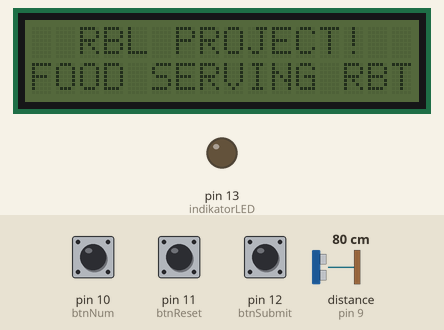
This sketch was run on a simulated Arduino Uno, built with avr-gcc and run on an emulated ATmega328P. Parts: 16×2 character LCD, output pins drawn as LEDs (lit = HIGH). Dashed ring = blinking. The test bench sets the inputs (shaded band); at power-on: distance to the obstacle (sensor on pin 9) 80 cm, pin 12 (btnSubmit) HIGH, pin 11 (btnReset) HIGH, pin 10 (btnNum) HIGH. What the sketch prints to the serial monitor is not drawn.

Above: at 3.8 s.
3.9 s: distance to the obstacle (sensor on pin 9) set to 2 cm
At 4.53 s:
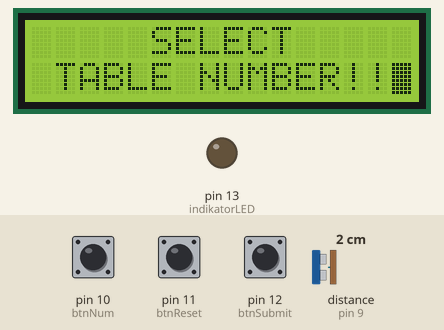
6.2 s: pin 12 (btnSubmit) pulled LOW for 1.25 s
At 6.37 s:
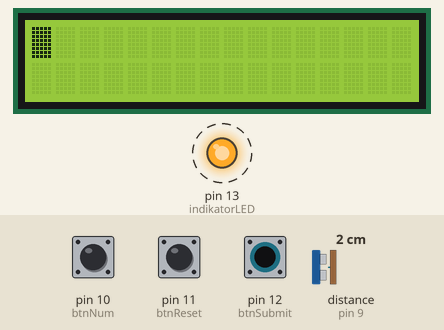
8.9 s: pin 11 (btnReset) pulled LOW for 1.25 s
At 9.4 s:
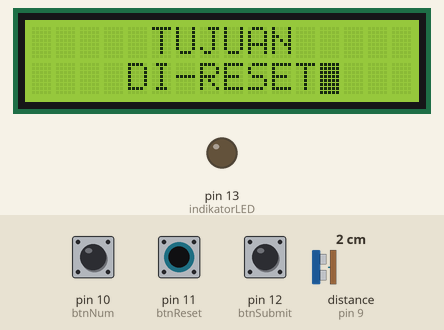
14.3 s: distance to the obstacle (sensor on pin 9) set to 250 cm
At 15.1 s:
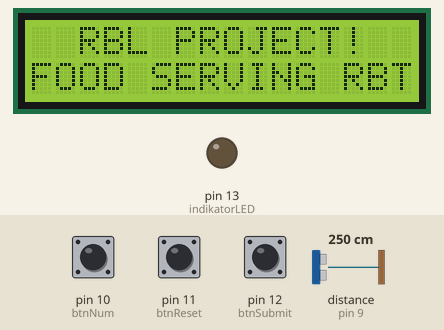
18.4 s: pin 10 (btnNum) pulled LOW for 1.25 s
At 19.95 s:
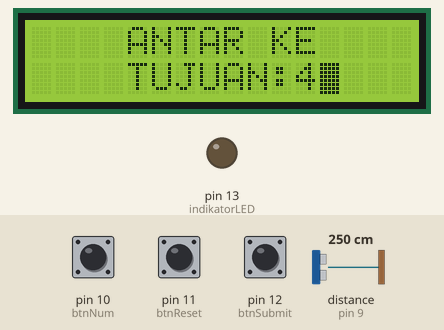
21.2 s: distance to the obstacle (sensor on pin 9) set to 9 cm
Timing chart, 0 to 24.2 s (numbered marks = the images above; inputs shaded):
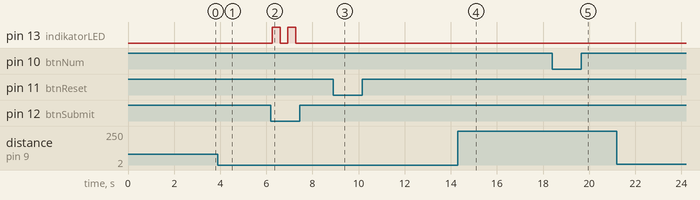

Measured:
- after the input at 3.9 s, the display: first differs from a run without the input after 0.45 s (image 1)
- after the input at 6.2 s, pin 13 (indikatorLED): alternates HIGH for 0.34 s and LOW for 0.33 s, 4 changes in all, then stays LOW, starting after 0.06 s
- after the input at 8.9 s, the display: first differs from a run without the input after 0.14 s (image 3)
- after the input at 14.3 s, the display: changes after 0.06 s (image 4)
- what the display in image 3 shows lasts 0.6 s, from 9.0 s to 9.6 s
- what the display in image 4 shows lasts 1.0 s, from 14.4 s to 15.4 s

The sketch:

lcdMain.ino
```cpp
//YWROBOT
//Compatible with the Arduino IDE 1.0
//Library version:1.1
#include <LiquidCrystal_I2C.h>
#include <HCSR04.h>

const byte btnNum = 10;  //jika A6 A7, khusus analog pin
const byte btnReset = 11;
const byte btnSubmit = 12;
const byte indikatorLED = 13;

bool goFlag = 0;

byte tujuan = 0;

int timer = 0;

LiquidCrystal_I2C lcd(0x27,16,2);
HCSR04 hc(8,9);

void setup()
{
  Serial.begin(9600);
  pinMode(btnNum, INPUT);
  pinMode(btnReset, INPUT);
  pinMode(btnSubmit, INPUT);
  pinMode(indikatorLED, OUTPUT);

  //setupTimer();

  displayInit();
  //lcd.init();
  //lcdStart();
}


void loop()
{
  bool btnNumState = digitalRead(btnNum);
  bool btnSubmitState = digitalRead(btnSubmit);
  bool btnResetState = digitalRead(btnReset);
  if(btnNumState == 0){
    tujuan += 1;
    delay(200);
  }
  else if(btnSubmitState == 0){
    digitalWrite(indikatorLED, !goFlag);
    goFlag = !goFlag;
    delay(200);
  }
  else if(btnResetState == 0){
    tujuan = 0;
    textReset();
  }

  float jarak = hc.dist();  //dalam cm
  if(jarak < 50 && tujuan == 0){
    textInputNum();
  }
  else if (jarak > 50 && tujuan == 0){
    textStandby();
    delay(1000);  //backlight nyala sebentar
    lcd.noBacklight();
  }
  else if(tujuan != 0 && goFlag == 0){ //proses input
    textNumTujuan(tujuan);
  }
  Serial.println(jarak);

  if(goFlag == 1){
    //robot jalan + menampilkan tujuannya
    textServing(tujuan);
  }
  else{
    lcd.clear();
  }
}

void textStandby(){
  lcd.setCursor(2,0);
  lcd.print("RBL PROJECT!");
  lcd.setCursor(0,1);
  lcd.print("FOOD SERVING RBT");
}

void textInputNum(){
  lcd.clear();
  lcd.backlight();
  lcd.setCursor(5,0);
  lcd.print("SELECT");
  lcd.setCursor(1,1);
  lcd.print("TABLE NUMBER!!");
  lcd.blink();
  delay(100); //jeda untuk blink cursor
}

void textNumTujuan(byte numTujuan){
  lcd.clear();
  lcd.backlight();
  lcd.setCursor(4,0);
  lcd.print("ANTAR KE");
  lcd.setCursor(4,1);
  lcd.print("TUJUAN:");
  lcd.print(numTujuan);
  lcd.blink();
  delay(100); //jeda untuk blink cursor
}

void textServing(byte numTujuan){
  lcd.clear();
  lcd.backlight();
  lcd.setCursor(4,0);
  lcd.print("HIDANGAN");
  lcd.setCursor(5,1);
  lcd.print("MEJA ");
  lcd.print(numTujuan);
}

void textReset(){
  lcd.clear();
  lcd.backlight();
  lcd.setCursor(5,0);
  lcd.print("TUJUAN");
  lcd.setCursor(4,1);
  lcd.print("DI-RESET");
  delay(500);
}

void lcdStart(){
  for(int i=0; i<3; i++){
    lcd.backlight();
    textStandby();
    delay(500);
    lcd.noBacklight();
    delay(200);
  }
}

void displayInit(){
  lcd.init();
  lcdStart();
}

void setupTimer(){
  TCCR0A = (1<<WGM01); //Set the CTC mode
  OCR0A = 0xF9; //Value for ORC0A for 1ms

  TIMSK0 |= (1<<OCIE0A); //Set the interrupt request
  sei(); //Enable interrupt

  TCCR0B |= (1<<CS01);  //Set the prescale 1/64 clock
  TCCR0B |= (1<<CS00);  //011 -> CS02 CS01 CS00
}

ISR(TIMER0_COMPA_vect){    //This is the interrupt request
  timer++;
}

void delayTimer(int t){
  if(timer >= t){  //hitung selama t*1ms
    timer = 0;  //clear
    Serial.print("DELAY TIMER "); Serial.print(t); Serial.println(" ms");
  }
}
```
